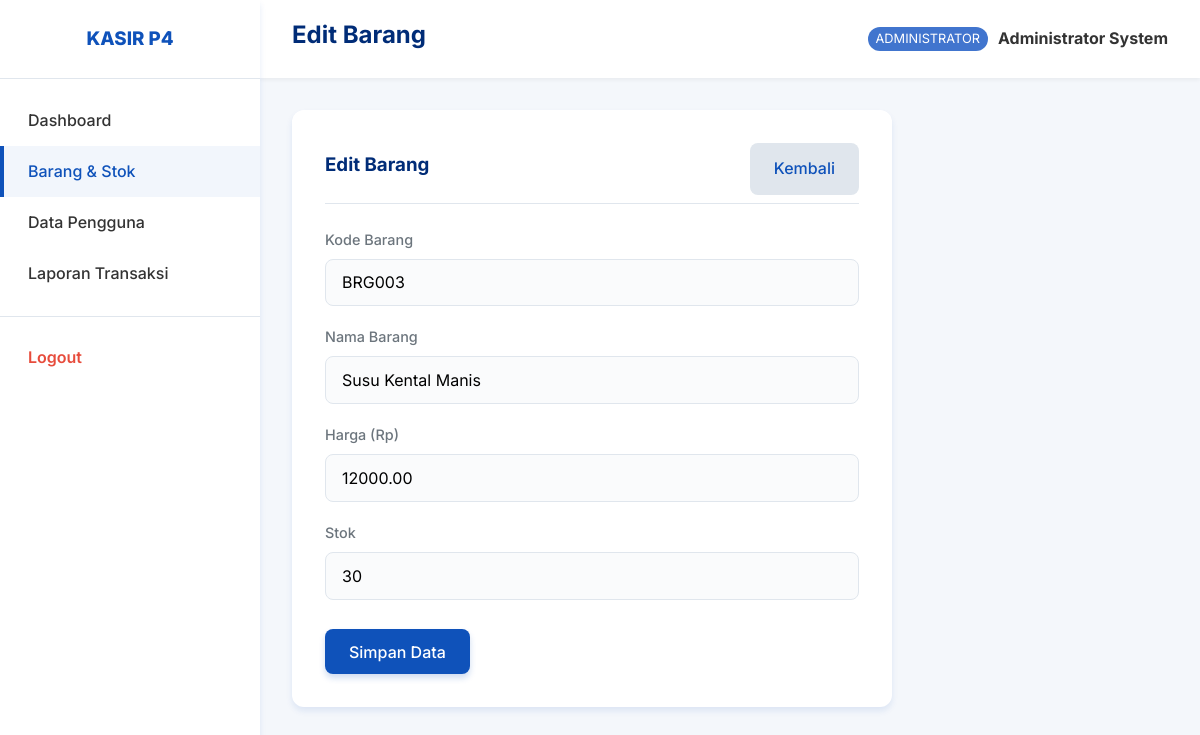
The app's page /barang_form.php?id=3 (signed in) with its own data.
### tables this page shows
CREATE TABLE `barangs` (
  `id_barang` int(11) NOT NULL AUTO_INCREMENT,
  `kode_barang` varchar(10) NOT NULL,
  `nama_barang` varchar(100) NOT NULL,
  `harga` decimal(10,2) NOT NULL,
  `stok` int(11) NOT NULL,
  PRIMARY KEY (`id_barang`),
  UNIQUE KEY `kode_barang` (`kode_barang`)
);

### config/Database.php (called while the page is built, shortened)
<?php
class Database {
    private $host = "localhost";
    private $db_name = "db_kasir_p4";
    private $username = "root";
    private $password = "";
    public function getConnection() {
        $this->conn = null;
        try {
            $this->conn = new PDO("mysql:host=" . $this->host . ";dbname=" . $this->db_name, $this->username, $this->password);
            $this->conn->setAttribute(PDO::ATTR_ERRMODE, PDO::ERRMODE_EXCEPTION);
            $this->conn->setAttribute(PDO::ATTR_DEFAULT_FETCH_MODE, PDO::FETCH_ASSOC);
        } catch(PDOException $exception) {
            echo "Connection error: " . $exception->getMessage();
        }
        return $this->conn;
    }
}
?>

### classes/Barang.php (called while the page is built, shortened)
<?php
require_once __DIR__ . '/../config/Database.php';
class Barang {
    private $conn;
    public function __construct() {
        $database = new Database();
        $this->conn = $database->getConnection();
    }
    public function getById($id) {
        $query = "SELECT * FROM barangs WHERE id_barang = :id";
        $stmt = $this->conn->prepare($query);
        $stmt->bindParam(":id", $id);
        $stmt->execute();
        return $stmt->fetch(PDO::FETCH_ASSOC);
    }
}
?>

### barang_form.php (the view, shortened to what this page needs)
<?php
$page_title = isset($_GET['id']) ? 'Edit Barang' : 'Tambah Barang';
require_once 'layouts/header.php';
require_once 'classes/Barang.php';
$barangObj = new Barang();
$id = $_GET['id'] ?? '';
$isEdit = !empty($id);
$data = ['kode_barang' => '', 'nama_barang' => '', 'harga' => '', 'stok' => ''];
if ($isEdit) {
    $result = $barangObj->getById($id);
    if($result) $data = $result;
}
?>
<div class="card" style="max-width: 600px;">
    <div class="card-header">
        <h3><?= $page_title ?></h3>
        <a href="barang.php" class="btn" style="background:#e0e6ed;">Kembali</a>
    </div>
    <form method="POST">
        <div class="form-group">
            <label>Kode Barang</label>
            <input type="text" name="kode_barang" class="form-control" required value="<?= htmlspecialchars($data['kode_barang']) ?>" placeholder="Ex: BRG001">
        </div>
        <div class="form-group">
            <label>Nama Barang</label>
            <input type="text" name="nama_barang" class="form-control" required value="<?= htmlspecialchars($data['nama_barang']) ?>">
        </div>
        <div class="form-group">
            <label>Harga (Rp)</label>
            <input type="number" name="harga" class="form-control" required min="0" value="<?= htmlspecialchars($data['harga']) ?>">
        </div>
        <div class="form-group">
            <label>Stok</label>
            <input type="number" name="stok" class="form-control" required min="0" value="<?= htmlspecialchars($data['stok']) ?>">
        </div>
        <button type="submit" class="btn btn-primary" style="margin-top: 10px;">Simpan Data</button>
    </form>
</div>
<?php require_once 'layouts/footer.php'; ?>

### assets/css/style.css (style rules this page uses)
:root { --primary: #0f52ba; --primary-light: #4175ce; --primary-dark: #002c77; --bg-color: #f4f7fb; --text-main: #333333; --text-muted: #6c757d; --white: #ffffff; --danger: #e74c3c; --success: #2ecc71; --border: #e0e6ed; --shadow-sm: 0 2px 4px rgba(0,0,0,0.05); --shadow-md: 0 4px 6px rgba(15, 82, 186, 0.1); --shadow-lg: 0 10px 15px rgba(15, 82, 186, 0.15); }
* { margin: 0; padding: 0; box-sizing: border-box; font-family: 'Inter', 'Segoe UI', Roboto, Helvetica, Arial, sans-serif; }
body { background-color: var(--bg-color); color: var(--text-main); line-height: 1.6; }
h1, h2, h3, h4, h5, h6 { color: var(--primary-dark); margin-bottom: 0.5rem; }
a { text-decoration: none; color: var(--primary); transition: color 0.3s ease; }
.card { background: var(--white); border-radius: 12px; box-shadow: var(--shadow-md); padding: 2rem; margin-bottom: 1.5rem; border: 1px solid rgba(255,255,255,0.2); backdrop-filter: blur(10px); transition: transform 0.3s ease, box-shadow 0.3s ease; }
.card-header { margin-bottom: 1.5rem; padding-bottom: 0.5rem; border-bottom: 1px solid var(--border); display: flex; justify-content: space-between; align-items: center; }
.form-group { margin-bottom: 1.2rem; }
.form-group label { display: block; margin-bottom: 0.5rem; font-weight: 500; color: var(--text-muted); font-size: 0.9rem; }
.form-control { width: 100%; padding: 0.8rem 1rem; font-size: 1rem; border: 1px solid var(--border); border-radius: 8px; background-color: #fafbfc; transition: all 0.3s ease; }
.btn { display: inline-block; padding: 0.8rem 1.5rem; font-size: 1rem; font-weight: 500; text-align: center; border: none; border-radius: 8px; cursor: pointer; transition: all 0.3s ease; }
.btn-primary { background-color: var(--primary); color: var(--white); box-shadow: 0 4px 6px rgba(15, 82, 186, 0.2); }

### records on screen
barangs: kode_barang "BRG003", nama_barang "Susu Kental Manis", harga "12000.00", stok "30"

### other values on screen
$page_title "Edit Barang"
$level "ADMINISTRATOR"
$nama "Administrator System"
